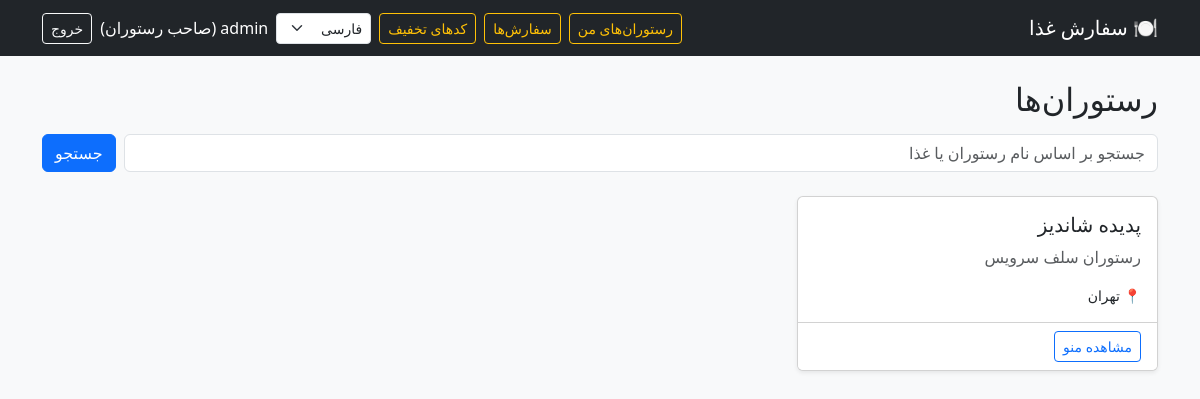
Screenshot of / (signed in) with the database file from the repository.
### accounts/models.py (models this page shows, shortened)
class User(AbstractUser):
    class Role(models.TextChoices):
        CUSTOMER = 'customer', _('Customer')
        OWNER = 'owner', _('Restaurant owner')
    role = models.CharField(max_length=10, choices=Role.choices, default=Role.CUSTOMER)
    phone = models.CharField(max_length=15, blank=True)
    address = models.TextField(blank=True)

### restaurants/models.py (models this page shows, shortened)
class Restaurant(models.Model):
    owner = models.ForeignKey(settings.AUTH_USER_MODEL, on_delete=models.CASCADE,
                              related_name='restaurants')
    name = models.CharField(max_length=100)
    description = models.TextField(blank=True)
    address = models.CharField(max_length=255)
    phone = models.CharField(max_length=15, blank=True)
    created_at = models.DateTimeField(auto_now_add=True)

### restaurants/views.py (the view)
# urls.py: path('', restaurant_views.restaurant_list, name='home'),
def restaurant_list(request):
    q = request.GET.get('q', '').strip()
    restaurants = Restaurant.objects.order_by('name')
    if q:
        restaurants = restaurants.filter(
            Q(name__icontains=q) | Q(foods__name__icontains=q)
        ).distinct()
    return render(request, 'restaurants/restaurant_list.html',
                  {'restaurants': restaurants, 'q': q})

### templates/restaurants/restaurant_list.html (shortened to what this page needs)
{% extends 'base.html' %}
{% load i18n %}
{% block content %}
<h2 class="mb-3">{% trans "Restaurants" %}</h2>
<form method="get" class="row g-2 mb-4">
  <div class="col">
    <input type="text" name="q" value="{{ q }}" class="form-control"
           placeholder="{% trans 'Search by restaurant or food name' %}">
  </div>
  <div class="col-auto">
    <button class="btn btn-primary">{% trans "Search" %}</button>
  </div>
</form>
<div class="row g-3">
  {% for restaurant in restaurants %}
    <div class="col-md-4">
      <div class="card h-100 shadow-sm">
        <div class="card-body">
          <h5 class="card-title">{{ restaurant.name }}</h5>
          <p class="card-text text-muted">{{ restaurant.description|truncatechars:90 }}</p>
          <p class="small mb-0">📍 {{ restaurant.address }}</p>
        </div>
        <div class="card-footer bg-white">
          <a href="{% url 'restaurants:detail' restaurant.pk %}"
             class="btn btn-outline-primary btn-sm">{% trans "View menu" %}</a>
        </div>
      </div>
    </div>
  {% empty %}
    <div class="col-12"><div class="alert alert-info">{% trans "No restaurants found." %}</div></div>
  {% endfor %}
</div>
{% endblock %}

### templates/base.html (shortened to what this page needs)
{% load i18n %}{% get_current_language as LANG %}{% get_current_language_bidi as BIDI %}<!DOCTYPE html>
<html lang="{{ LANG }}" dir="{% if BIDI %}rtl{% else %}ltr{% endif %}">
<head>
  {% if BIDI %}
  <link href="https://cdn.jsdelivr.net/npm/bootstrap@5.3.3/dist/css/bootstrap.rtl.min.css" rel="stylesheet">
  {% else %}
  <link href="https://cdn.jsdelivr.net/npm/bootstrap@5.3.3/dist/css/bootstrap.min.css" rel="stylesheet">
  {% endif %}
</head>
<body class="bg-light">
<nav class="navbar navbar-expand-lg navbar-dark bg-dark mb-4">
  <div class="container">
    <a class="navbar-brand" href="{% url 'home' %}">🍽️ {% trans "Food Order" %}</a>
    <div class="d-flex align-items-center gap-2 text-white flex-wrap">
      {% if user.is_authenticated and user.role == 'owner' %}
        <a class="btn btn-sm btn-outline-warning" href="{% url 'restaurants:owner_dashboard' %}">{% trans "My restaurants" %}</a>
        <a class="btn btn-sm btn-outline-warning" href="{% url 'orders:owner_order_list' %}">{% trans "Orders" %}</a>
        <a class="btn btn-sm btn-outline-warning" href="{% url 'orders:discount_list' %}">{% trans "Discount codes" %}</a>
      {% endif %}
      <form action="{% url 'set_language' %}" method="post" class="m-0">
        {% get_available_languages as LANGUAGES %}
        <select name="language" class="form-select form-select-sm" onchange="this.form.submit()">
          {% for code, name in LANGUAGES %}
            <option value="{{ code }}" {% if code == LANG %}selected{% endif %}>{{ name }}</option>
          {% endfor %}
        </select>
      </form>
      {% if user.is_authenticated %}
        <span>{{ user.username }} ({{ user.get_role_display }})</span>
        <form method="post" action="{% url 'accounts:logout' %}" class="m-0">
          <button class="btn btn-outline-light btn-sm">{% trans "Logout" %}</button>
        </form>
      {% else %}
        <a class="btn btn-outline-light btn-sm" href="{% url 'accounts:login' %}">{% trans "Login" %}</a>
        <a class="btn btn-warning btn-sm" href="{% url 'accounts:signup' %}">{% trans "Sign up" %}</a>
      {% endif %}
    </div>
  </div>
</nav>
<main class="container">
  {% block content %}{% endblock %}
</main>
</body>
</html>

### templates/base.html (style rules this page uses)
body { font-family: Tahoma, 'Segoe UI', sans-serif; }

### rows the page displays
User: role "صاحب رستوران"
Restaurant: name "پدیده شاندیز", description "رستوران سلف سرویس", address "تهران"

### other values shown
form field language "فارسی"
